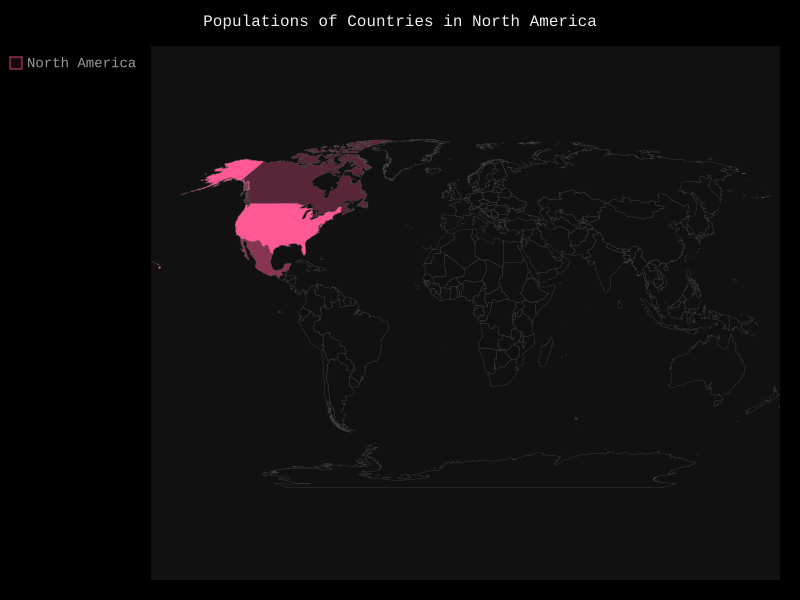

The script that drew this image:
from pygal_maps_world.maps import World
from pygal.style import NeonStyle

wm = World(style=NeonStyle)
wm.title = 'Populations of Countries in North America'
wm.add('North America', {'ca': 34126000, 'us': 309349000,
                         'mx': 113423000})
wm.render_to_file('na_populations.svg')
